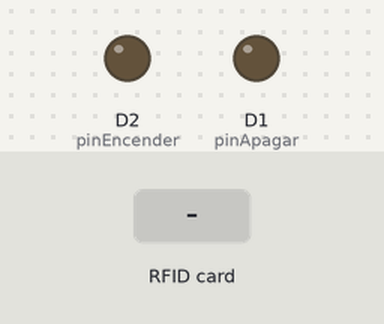
A sketch run on a simulated ESP8266 (NodeMCU). On the bench: output pins drawn as LEDs (lit = HIGH). The test bench sets the inputs (shaded band). WiFi joins after 1.5 s; servers stay silent unless stated; uploads are accepted with an empty reply; what the sketch prints to the serial monitor is not drawn.

Above: at 3.2 s.
3.3 s: RFID card 5E 7A 19 C4 held to the reader
At 4.3 s:
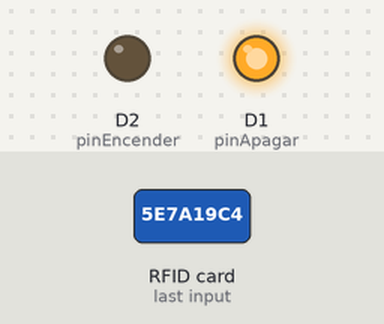
Timing chart, 0 to 6.3 s (numbered marks = the images above; inputs shaded):
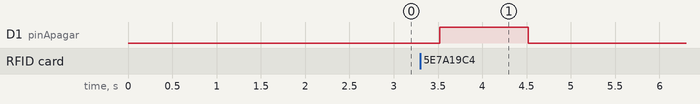

The sketch:

nfcNode.ino
```cpp
#include <SPI.h>
#include <MFRC522.h>
#include <ESP8266HTTPClient.h>
#include <ArduinoJson.h>
#include <ESP8266WiFi.h>

#define pinEncender  D2
#define pinApagar  D1

#define RST_PIN  20
#define SS_PIN  2
MFRC522 mfrc522(SS_PIN, RST_PIN); ///Creamos el objeto para el RC522
String mainURL = "http://192.168.0.14/micruber/api/";
const char* ssid = "Bascope";
const char* password = "Porongo2163";
void setup() {
  Serial.begin(115200); //Iniciamos La comunicacion serial
  SPI.begin();        //Iniciamos el Bus SPI
  mfrc522.PCD_Init(); // Iniciamos el MFRC522
  Serial.println("Comienzo programa");
  pinMode(pinEncender, OUTPUT);
  pinMode(pinApagar, OUTPUT);
  WiFi.begin(ssid, password);

  while (WiFi.status() != WL_CONNECTED) {

    delay(1000);
    Serial.print("Connecting..");

  }
}

byte ActualUID[4]; //almacenará el código del Tag leído

void loop() {
  if (WiFi.status() == WL_CONNECTED)
  {
    String identificador = "";
    if ( mfrc522.PICC_IsNewCardPresent())
    {
      //Seleccionamos una tarjeta
      if ( mfrc522.PICC_ReadCardSerial())
      {
        // Enviamos serialemente su UID
        Serial.print(F("Request URL: "));
        for (byte i = 0; i < mfrc522.uid.size; i++) {
          identificador += mfrc522.uid.uidByte[i] < 0x10 ? "0" : "";
          identificador += String( mfrc522.uid.uidByte[i], HEX);
          //                          Serial.print(mfrc522.uid.uidByte[i] < 0x10 ? " 0" : " ");
          //                          Serial.print(mfrc522.uid.uidByte[i], HEX);
          ActualUID[i] = mfrc522.uid.uidByte[i];
        }
        obtenerUsuarioByNFC(identificador);
        Serial.println(identificador);
        mfrc522.PICC_HaltA();

      }

    }
  }else
  {
    Serial.print("Se corto el wifi");
  }


}

void obtenerUsuarioByNFC(String nfc)
{

  DynamicJsonDocument doc(1024);
  HTTPClient http;  //Declare an object of class HTTPClient
  String requestURL = mainURL + "usuarios?codigoNFC=" + nfc;
  Serial.print(requestURL);
  http.begin(requestURL);
  int httpCode = http.GET();                                                                  //Send the request
  if (httpCode > 0) { //Check the returning code
    Serial.print(nfc);
    String payload = http.getString();   //Get the request response payload
    //Serial.println(payload);                     //Print the response payload
    Serial.println(payload);
    deserializeJson(doc, payload);
    JsonObject obj = doc.as<JsonObject>();
    int usuarioId = obj[String("usuarioId")];
    float saldo = obj[String("saldoActual")];
    Serial.print(saldo);
    if (saldo > 0)
    {
      digitalWrite(pinEncender, HIGH);
      delay(1000);
      digitalWrite(pinEncender, LOW);
      Serial.print("entre");
      realizarPago(usuarioId);
    } else
    {
      digitalWrite(pinApagar, HIGH);
      delay(1000);
      digitalWrite(pinApagar, LOW);
    }
    http.end();   //Close connection

  } else
  {
    Serial.print(httpCode);
  }

}
void realizarPago(int usuarioId)
{
  HTTPClient http;    //Declare object of class HTTPClient
  String input = "{\"usuarioId\":" + String(usuarioId) + ",\"vehiculoId\":1,\"lineaId\":1}";
  http.begin("http://192.168.0.14/micruber/api/pagosUsuario");      //Specify request destination
  http.addHeader("Content-Type", "application/json");  //Specify content-type header

  int httpCode = http.POST(input);   //Send the request
  String payload = http.getString();                  //Get the response payload
  Serial.println(payload);    //Print request response payload

  http.end();  //Close connection
}
```

Measured:
- after the input at 3.3 s, D1 (pinApagar): LOW → HIGH after 0.22 s, → LOW 1.0 s later
